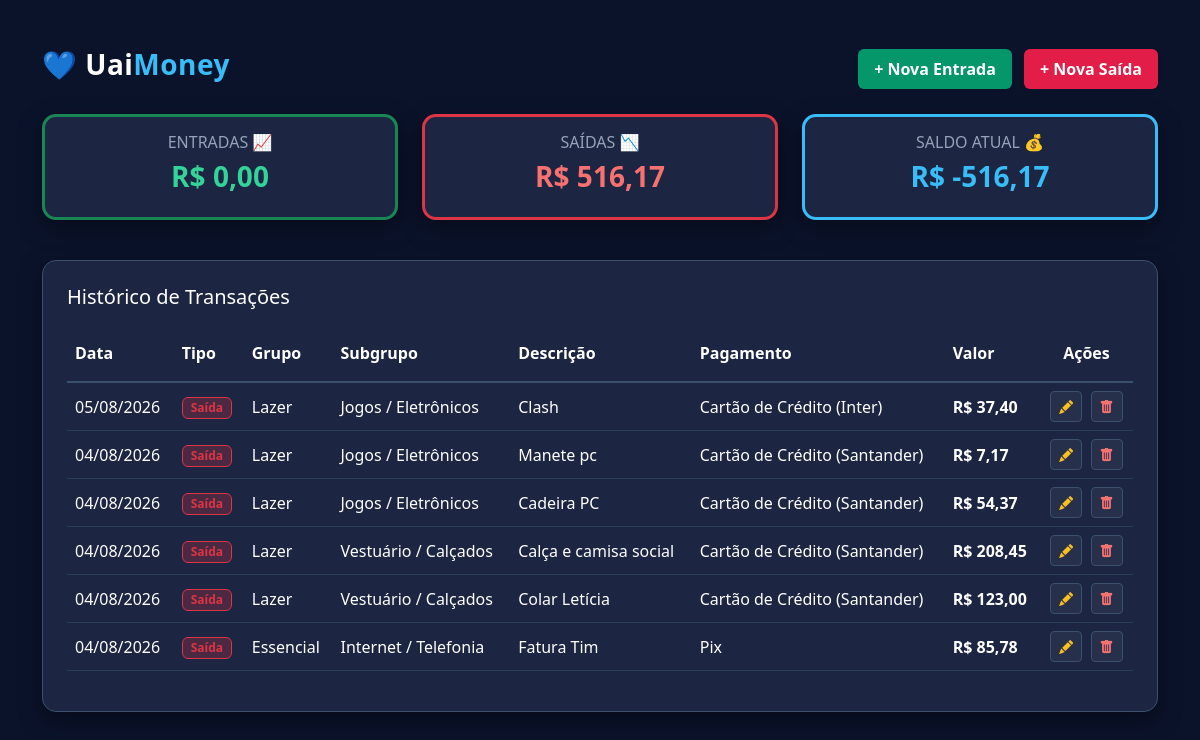
Page /view/dashboard.php on the earlier database version.
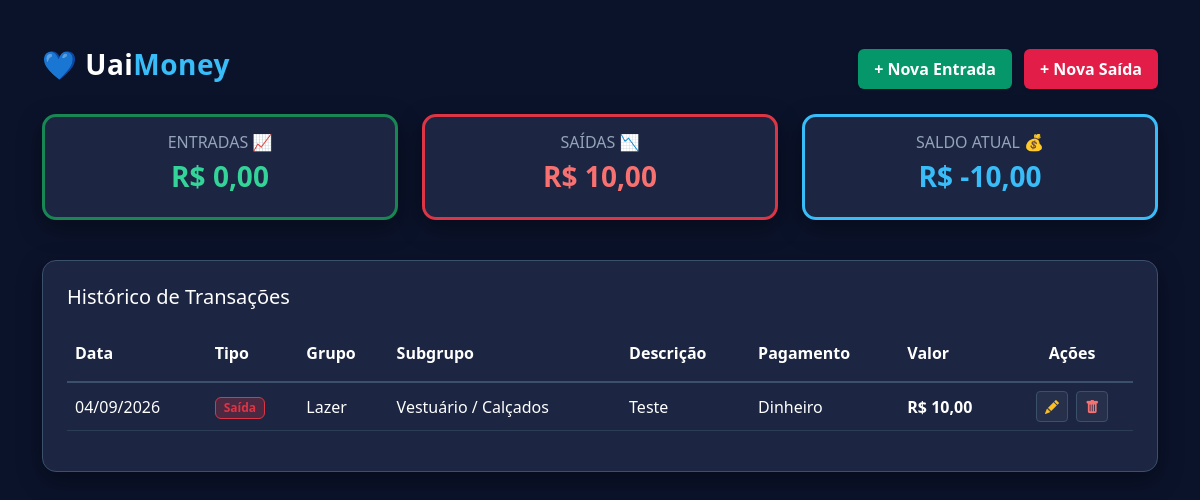
Same page on the later database version.
### tables this page shows
CREATE TABLE transacoes (
        id INTEGER PRIMARY KEY AUTOINCREMENT,
        tipo TEXT NOT NULL,
        data TEXT NOT NULL,
        valor REAL NOT NULL,
        grupo TEXT,
        subgrupo TEXT NOT NULL,
        forma_pagamento TEXT,
        banco_cartao TEXT,
        descricao TEXT
    );

### view/dashboard.php (the view, shortened to what this page needs)
<?php
include '../db/conexao.php';
$entradas = 0;
$saidas = 0;
$saldo = 0;
$transacoes = [];
try {
    $sql = "SELECT * FROM transacoes ORDER BY data DESC, id DESC";
    $stmt = $pdo->query($sql);
    $transacoes = $stmt->fetchAll(PDO::FETCH_ASSOC);
    foreach ($transacoes as $t) {
        if ($t['tipo'] === 'Entrada') {
            $entradas += $t['valor'];
        } else {
            $saidas += $t['valor'];
        }
    }
    $saldo = $entradas - $saidas;
} catch (Exception $e) {
    $erro = "Erro ao carregar transações: " . $e->getMessage();
}
?>
<!DOCTYPE html>
<html lang="pt-PT">
<head>
    <link href="https://cdn.jsdelivr.net/npm/bootstrap@5.3.0/dist/css/bootstrap.min.css" rel="stylesheet">
    <link rel="stylesheet" href="https://cdn.jsdelivr.net/npm/bootstrap-icons@1.10.5/font/bootstrap-icons.css">
</head>
<body>
    <div class="container mt-5 mb-5">
        <div class="row align-items-center mb-4">
            <div class="col-md-6">
                <h2 class="navbar-brand fs-3">💙 Uai<span style="color: #38bdf8;">Money</span></h2>
            </div>
            <div class="col-md-6 text-md-end mt-3 mt-md-0">
                <a href="../entradas/nova_entrada.php" class="btn btn-success me-2 px-3 py-2 shadow-sm">+ Nova Entrada</a>
                <a href="../saidas/nova_saida.php" class="btn btn-danger px-3 py-2 shadow-sm">+ Nova Saída</a>
            </div>
        </div>
        <div class="row mb-4">
            <div class="col-md-4 mb-3">
                <div class="card card-custom p-3 text-center border-top border-success border-3">
                    <h6 class="text-uppercase fs-6 texto-auxiliar mb-2">Entradas 📈</h6>
                    <h3 class="texto-verde">R$ <?php echo number_format($entradas, 2, ',', '.'); ?></h3>
                </div>
            </div>
            <div class="col-md-4 mb-3">
                <div class="card card-custom p-3 text-center border-top border-danger border-3">
                    <h6 class="text-uppercase fs-6 texto-auxiliar mb-2">Saídas 📉</h6>
                    <h3 class="texto-vermelho">R$ <?php echo number_format($saidas, 2, ',', '.'); ?></h3>
                </div>
            </div>
            <div class="col-md-4 mb-3">
                <div class="card card-custom p-3 text-center border-top border-3"
                    style="border-color: #38bdf8 !important;">
                    <h6 class="text-uppercase fs-6 texto-auxiliar mb-2">Saldo Atual 💰</h6>
                    <h3 class="texto-azul">R$ <?php echo number_format($saldo, 2, ',', '.'); ?></h3>
                </div>
            </div>
        </div>
        <div class="card card-custom p-4">
            <h4 class="mb-3 fs-5 text-white">Histórico de Transações</h4>
            <div class="table-responsive">
                <table class="table align-middle">
                    <thead>
                        <tr style="border-bottom: 2px solid #3a506b;">
                            <th class="py-3 text-white">Data</th>
                            <th class="py-3 text-white">Tipo</th>
                            <th class="py-3 text-white">Grupo</th>
                            <th class="py-3 text-white">Subgrupo</th>
                            <th class="py-3 text-white">Descrição</th>
                            <th class="py-3 text-white">Pagamento</th>
                            <th class="py-3 text-white">Valor</th>
                            <th class="text-center py-3 text-white">Ações</th>
                        </tr>
                    </thead>
                    <tbody>
                        <?php if (count($transacoes) > 0): ?>
                            <?php foreach ($transacoes as $t): ?>
                                <tr>
                                    <td><?php echo date('d/m/Y', strtotime($t['data'])); ?></td>
                                    <td>
                                        <?php if ($t['tipo'] == 'Entrada'): ?>
                                            <span
                                                class="badge bg-success bg-opacity-25 text-success border border-success px-2 py-1">Entrada</span>
                                        <?php else: ?>
                                            <span
                                                class="badge bg-danger bg-opacity-25 text-danger border border-danger px-2 py-1">Saída</span>
                                        <?php endif; ?>
                                    </td>
                                    <td><?php echo htmlspecialchars($t['grupo']); ?></td>
                                    <td><?php echo htmlspecialchars($t['subgrupo']); ?></td>
                                    <td><?php echo htmlspecialchars($t['descricao']); ?></td>
                                    <td>
                                        <?php
                                        echo htmlspecialchars($t['forma_pagamento']);
                                        if (!empty($t['banco_cartao'])) {
                                            echo " (" . htmlspecialchars($t['banco_cartao']) . ")";
                                        }
                                        ?>
                                    </td>
                                    <td class="<?php echo ($t['tipo'] == 'Entrada') ? 'texto-verde' : 'texto-vermelho'; ?>">
                                        R$ <?php echo number_format($t['valor'], 2, ',', '.'); ?>
                                    </td>
                                    <td class="text-center">
                                        <a href="../acoes/editar.php?id=<?php echo $t['id']; ?>"
                                            class="btn btn-sm btn-action-edit me-1" title="Editar">
                                            <i class="bi bi-pencil-fill"></i>
                                        </a>
                                        <a href="../acoes/deletar.php?id=<?php echo $t['id']; ?>"
                                            class="btn btn-sm btn-action-delete" title="Apagar"
                                            onclick="return confirm('Tem a certeza de que quer apagar este registo, Uai?');">
                                            <i class="bi bi-trash-fill"></i>
                                        </a>
                                    </td>
                                </tr>
                            <?php endforeach; ?>
                        <?php endif; ?>
                    </tbody>
                </table>
            </div>
        </div>
    </div>
</body>
</html>

### view/dashboard.php (style rules this page uses)
body { background-color: #0b132b; color: #ffffff; font-family: 'Segoe UI', Tahoma, Geneva, Verdana, sans-serif; }
.card-custom { border-radius: 14px; background-color: #1c2541; border: 1px solid #3a506b; box-shadow: 0 8px 24px rgba(0, 0, 0, 0.4); }
.texto-auxiliar { color: #94a3b8 !important; font-weight: 500; }
.table { color: #ffffff; background-color: transparent !important; }
.table th, .table td { background-color: transparent !important; color: #ffffff; border-color: #2b3e55 !important; }
.texto-verde { color: #34d399; font-weight: bold; }
.texto-vermelho { color: #f87171; font-weight: bold; }
.texto-azul { color: #38bdf8; font-weight: bold; }
.btn-success { background-color: #059669; border: none; font-weight: 600; }
.btn-danger { background-color: #e11d48; border: none; font-weight: 600; }
.btn-action-edit { background-color: rgba(255, 255, 255, 0.05); color: #fbbf24; border: 1px solid #3a506b; }
.btn-action-delete { background-color: rgba(255, 255, 255, 0.05); color: #f87171; border: 1px solid #3a506b; }
.navbar-brand { font-weight: bold; color: #ffffff; letter-spacing: 0.5px; }

Differences in the rows shown:
removed transacoes: data "05/08/2026", tipo "Saída", grupo "Lazer", subgrupo "Jogos / Eletrônicos", descricao "Clash", forma_pagamento "Cartão de Crédito", banco_cartao "Inter", valor "37,40"
removed transacoes: data "04/08/2026", tipo "Saída", grupo "Lazer", subgrupo "Jogos / Eletrônicos", descricao "Manete pc", forma_pagamento "Cartão de Crédito", banco_cartao "Santander", valor "7,17"
removed transacoes: data "04/08/2026", tipo "Saída", grupo "Lazer", subgrupo "Jogos / Eletrônicos", descricao "Cadeira PC", forma_pagamento "Cartão de Crédito", banco_cartao "Santander", valor "54,37"
removed transacoes: data "04/08/2026", tipo "Saída", grupo "Lazer", subgrupo "Vestuário / Calçados", descricao "Calça e camisa social", forma_pagamento "Cartão de Crédito", banco_cartao "Santander", valor "208,45"
removed transacoes: data "04/08/2026", tipo "Saída", grupo "Lazer", subgrupo "Vestuário / Calçados", descricao "Colar Letícia", forma_pagamento "Cartão de Crédito", banco_cartao "Santander", valor "123,00"
removed transacoes: data "04/08/2026", tipo "Saída", grupo "Essencial", subgrupo "Internet / Telefonia", descricao "Fatura Tim", forma_pagamento "Pix", valor "85,78"
added transacoes: data "04/09/2026", tipo "Saída", grupo "Lazer", subgrupo "Vestuário / Calçados", descricao "Teste", forma_pagamento "Dinheiro", valor "10,00"
Other differences:
$saidas: "516,17" → "10,00"
$saldo: "-516,17" → "-10,00"
